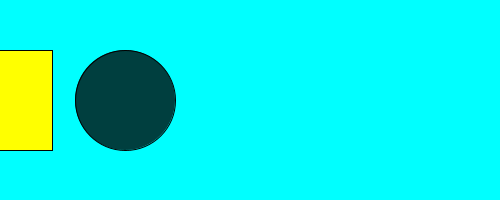
Frame 1 (no input)
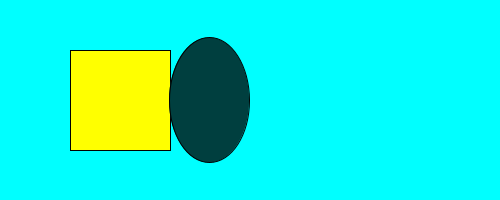
Frame 60 (the mouse pressed at the canvas centre just before this capture)
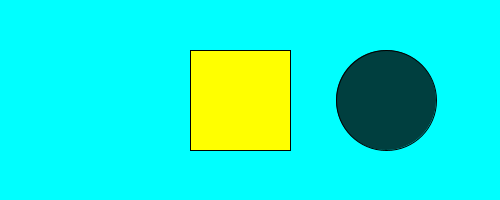
Frame 120 (the mouse held since frame 60 and released just before this capture)

The Processing sketch that drew these frames (run headless with seeded random() and noise(); from frame 60 on, the mouse is pressed at the canvas centre):

// Processing sketch: m10collision
// ── m10collision.pde
bas b;
void setup() {
  size(500, 200);
  b = new bas(10,40,2,0);
}
void draw() {
  background(0,255,255);
  b.update();
}

// ── baseball.pde
class bas {
  bas() {  init();   }
  bas(float a, float b, float c, float d) {
    m1 = a;      m2 = b; 
    v1 = c;      v2=d;
    init();
  }
  float m1, m2, v1, v2, x1, x2;
  boolean yes = false; 
  float r;
  int dt;
  void update() {
    x1 += v1;     x2 += v2;
    if (x2-x1 < 100) collide();  
    fill(2550/m1, 2550/m1, 0);   
    square(x1-50, 50, 100);
    fill(0, 2550/m2, 2550/m2);    
    ellipse(x2-(50-50*r), 100, 100*r,100/r);
  }
  void collide() {
    if(yes == false){
       v2 = v1;   
       yes = true;
       dt = 0;
    } else {
      dt++;
      if(dt<30) r *= 0.98;
      else if(dt<60) r /= 0.98;
      else { r = 1.0; v2 *= 1.5;}    }
  }
  void init() { 
    x1 = 0; 
    x2 = width/4; 
    yes = false;
    r = 1;
  }
}

// ── billiards.pde
class bil {
  bil() {  init();   }
  bil(float a, float b, float c, float d) {
    m1 = a;      m2 = b; 
    v1 = c;      v2=d;
    init();
  }
  float m1, m2, v1, v2, x1, x2;
  boolean yes = false; 
  void update() {
    x1 += v1;     x2 += v2;
    fill(255); 
    rect(0, 150, 500, 50);
    if (x2-x1 < 100 && !yes) collide();  
    fill(2550/m1, 2550/m1, 0);   
    circle(x1, 100, 100);
    fill(0, 2550/m2, 2550/m2);    
    circle(x2, 100, 100);
  }
  void collide() {
    v2 = 2*m1/(m1+m2)*v1;   
    v1 = (-m2+m1)/(m1+m2)*v1;
    yes = true;
  }
  void init() { 
    x1 = 0; 
    x2 = width/2; 
    yes = false;
  }
}
